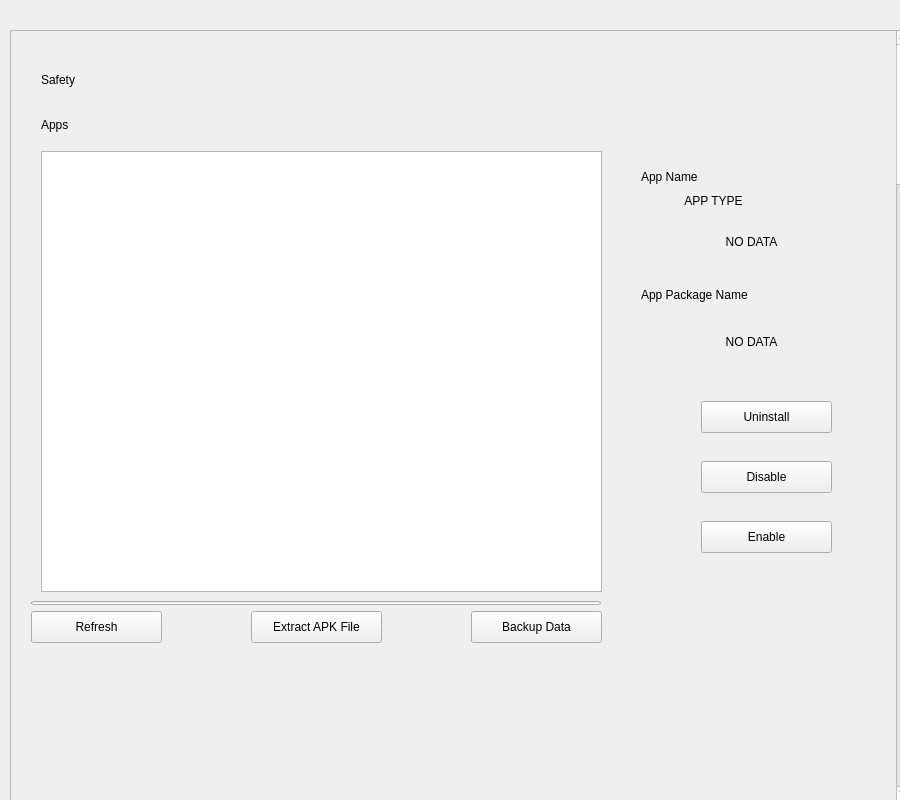
<?xml version="1.0" encoding="UTF-8"?>
<ui version="4.0">
 <class>SafetyInterface</class>
 <widget class="QWidget" name="SafetyInterface">
  <property name="geometry">
   <rect>
    <x>0</x>
    <y>0</y>
    <width>900</width>
    <height>800</height>
   </rect>
  </property>
  <property name="windowTitle">
   <string>Form</string>
  </property>
  <widget class="ScrollArea" name="ScrollArea">
   <property name="geometry">
    <rect>
     <x>10</x>
     <y>30</y>
     <width>901</width>
     <height>771</height>
    </rect>
   </property>
   <property name="minimumSize">
    <size>
     <width>0</width>
     <height>461</height>
    </size>
   </property>
   <property name="widgetResizable">
    <bool>true</bool>
   </property>
   <widget class="QWidget" name="scrollAreaWidgetContents">
    <property name="geometry">
     <rect>
      <x>0</x>
      <y>0</y>
      <width>899</width>
      <height>10000</height>
     </rect>
    </property>
    <property name="minimumSize">
     <size>
      <width>609</width>
      <height>10000</height>
     </size>
    </property>
    <widget class="TitleLabel" name="SafetyInterfaceTitle">
     <property name="geometry">
      <rect>
       <x>30</x>
       <y>30</y>
       <width>123</width>
       <height>38</height>
      </rect>
     </property>
     <property name="text">
      <string>Safety</string>
     </property>
    </widget>
    <widget class="SubtitleLabel" name="SubtitleLabel">
     <property name="geometry">
      <rect>
       <x>30</x>
       <y>80</y>
       <width>119</width>
       <height>28</height>
      </rect>
     </property>
     <property name="text">
      <string>Apps</string>
     </property>
    </widget>
    <widget class="TableWidget" name="AppList">
     <property name="geometry">
      <rect>
       <x>30</x>
       <y>120</y>
       <width>561</width>
       <height>441</height>
      </rect>
     </property>
    </widget>
    <widget class="PrimaryPushButton" name="ButtonEtractAPKFile">
     <property name="geometry">
      <rect>
       <x>240</x>
       <y>580</y>
       <width>131</width>
       <height>32</height>
      </rect>
     </property>
     <property name="text">
      <string>Extract APK File</string>
     </property>
    </widget>
    <widget class="PrimaryPushButton" name="ButtonBackupData">
     <property name="geometry">
      <rect>
       <x>460</x>
       <y>580</y>
       <width>131</width>
       <height>32</height>
      </rect>
     </property>
     <property name="text">
      <string>Backup Data</string>
     </property>
    </widget>
    <widget class="PrimaryPushButton" name="ButtonRefresh">
     <property name="geometry">
      <rect>
       <x>20</x>
       <y>580</y>
       <width>131</width>
       <height>32</height>
      </rect>
     </property>
     <property name="text">
      <string>Refresh</string>
     </property>
    </widget>
    <widget class="ProgressBar" name="BackupAExtractProgress">
     <property name="geometry">
      <rect>
       <x>20</x>
       <y>570</y>
       <width>570</width>
       <height>4</height>
      </rect>
     </property>
     <property name="val">
      <double>0.000000000000000</double>
     </property>
    </widget>
    <widget class="CaptionLabel" name="APPNameLabel">
     <property name="geometry">
      <rect>
       <x>590</x>
       <y>200</y>
       <width>301</width>
       <height>21</height>
      </rect>
     </property>
     <property name="text">
      <string>NO DATA</string>
     </property>
     <property name="alignment">
      <set>Qt::AlignCenter</set>
     </property>
    </widget>
    <widget class="SubtitleLabel" name="APPPackageNameTitle">
     <property name="geometry">
      <rect>
       <x>630</x>
       <y>250</y>
       <width>241</width>
       <height>28</height>
      </rect>
     </property>
     <property name="text">
      <string>App Package Name</string>
     </property>
    </widget>
    <widget class="CaptionLabel" name="APPPackageNameLabel">
     <property name="geometry">
      <rect>
       <x>590</x>
       <y>300</y>
       <width>301</width>
       <height>21</height>
      </rect>
     </property>
     <property name="styleSheet">
      <string notr="true"/>
     </property>
     <property name="text">
      <string>NO DATA</string>
     </property>
     <property name="alignment">
      <set>Qt::AlignCenter</set>
     </property>
    </widget>
    <widget class="PrimaryPushButton" name="ButtonUninstall">
     <property name="geometry">
      <rect>
       <x>690</x>
       <y>370</y>
       <width>131</width>
       <height>32</height>
      </rect>
     </property>
     <property name="text">
      <string>Uninstall</string>
     </property>
    </widget>
    <widget class="PrimaryPushButton" name="ButtonDisable">
     <property name="geometry">
      <rect>
       <x>690</x>
       <y>430</y>
       <width>131</width>
       <height>32</height>
      </rect>
     </property>
     <property name="text">
      <string>Disable</string>
     </property>
    </widget>
    <widget class="PrimaryPushButton" name="ButtonEnable">
     <property name="geometry">
      <rect>
       <x>690</x>
       <y>490</y>
       <width>131</width>
       <height>32</height>
      </rect>
     </property>
     <property name="text">
      <string>Enable</string>
     </property>
    </widget>
    <widget class="SubtitleLabel" name="APPNameTitle">
     <property name="geometry">
      <rect>
       <x>630</x>
       <y>130</y>
       <width>261</width>
       <height>31</height>
      </rect>
     </property>
     <property name="text">
      <string>App Name</string>
     </property>
    </widget>
    <widget class="InfoBadge" name="SelectQuantity">
     <property name="geometry">
      <rect>
       <x>630</x>
       <y>162</y>
       <width>31</width>
       <height>15</height>
      </rect>
     </property>
     <property name="alignment">
      <set>Qt::AlignCenter</set>
     </property>
    </widget>
    <widget class="InfoBadge" name="InfoBadge">
     <property name="geometry">
      <rect>
       <x>665</x>
       <y>162</y>
       <width>75</width>
       <height>15</height>
      </rect>
     </property>
     <property name="sizePolicy">
      <sizepolicy hsizetype="Fixed" vsizetype="Fixed">
       <horstretch>0</horstretch>
       <verstretch>0</verstretch>
      </sizepolicy>
     </property>
     <property name="minimumSize">
      <size>
       <width>65</width>
       <height>0</height>
      </size>
     </property>
     <property name="text">
      <string>APP TYPE</string>
     </property>
     <property name="alignment">
      <set>Qt::AlignCenter</set>
     </property>
    </widget>
   </widget>
  </widget>
 </widget>
 <customwidgets>
  <customwidget>
   <class>PushButton</class>
   <extends>QPushButton</extends>
   <header>qfluentwidgets</header>
  </customwidget>
  <customwidget>
   <class>PrimaryPushButton</class>
   <extends>PushButton</extends>
   <header>qfluentwidgets</header>
  </customwidget>
  <customwidget>
   <class>ScrollArea</class>
   <extends>QScrollArea</extends>
   <header>qfluentwidgets</header>
   <container>1</container>
  </customwidget>
  <customwidget>
   <class>CaptionLabel</class>
   <extends>QLabel</extends>
   <header>qfluentwidgets</header>
  </customwidget>
  <customwidget>
   <class>SubtitleLabel</class>
   <extends>QLabel</extends>
   <header>qfluentwidgets</header>
  </customwidget>
  <customwidget>
   <class>TitleLabel</class>
   <extends>QLabel</extends>
   <header>qfluentwidgets</header>
  </customwidget>
  <customwidget>
   <class>ProgressBar</class>
   <extends>QProgressBar</extends>
   <header>qfluentwidgets</header>
  </customwidget>
  <customwidget>
   <class>InfoBadge</class>
   <extends>QLabel</extends>
   <header>qfluentwidgets</header>
  </customwidget>
  <customwidget>
   <class>TableWidget</class>
   <extends>QTableWidget</extends>
   <header>qfluentwidgets</header>
  </customwidget>
 </customwidgets>
 <resources>
  <include location="../assets/assets.qrc"/>
 </resources>
 <connections/>
</ui>
